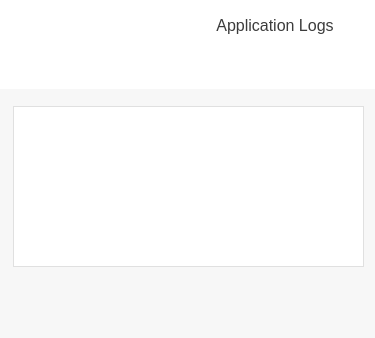
<?xml version="1.0" encoding="UTF-8"?>
<ui version="4.0">
 <class>Scr_Logs</class>
 <widget class="QDialog" name="Scr_Logs">
  <property name="geometry">
   <rect>
    <x>0</x>
    <y>0</y>
    <width>375</width>
    <height>338</height>
   </rect>
  </property>
  <property name="windowTitle">
   <string>Safejumper</string>
  </property>
  <widget class="QFrame" name="frameLogo">
   <property name="geometry">
    <rect>
     <x>0</x>
     <y>0</y>
     <width>375</width>
     <height>89</height>
    </rect>
   </property>
   <property name="palette">
    <palette>
     <active>
      <colorrole role="Button">
       <brush brushstyle="SolidPattern">
        <color alpha="255">
         <red>255</red>
         <green>255</green>
         <blue>255</blue>
        </color>
       </brush>
      </colorrole>
      <colorrole role="Base">
       <brush brushstyle="SolidPattern">
        <color alpha="255">
         <red>255</red>
         <green>255</green>
         <blue>255</blue>
        </color>
       </brush>
      </colorrole>
      <colorrole role="Window">
       <brush brushstyle="SolidPattern">
        <color alpha="255">
         <red>255</red>
         <green>255</green>
         <blue>255</blue>
        </color>
       </brush>
      </colorrole>
     </active>
     <inactive>
      <colorrole role="Button">
       <brush brushstyle="SolidPattern">
        <color alpha="255">
         <red>255</red>
         <green>255</green>
         <blue>255</blue>
        </color>
       </brush>
      </colorrole>
      <colorrole role="Base">
       <brush brushstyle="SolidPattern">
        <color alpha="255">
         <red>255</red>
         <green>255</green>
         <blue>255</blue>
        </color>
       </brush>
      </colorrole>
      <colorrole role="Window">
       <brush brushstyle="SolidPattern">
        <color alpha="255">
         <red>255</red>
         <green>255</green>
         <blue>255</blue>
        </color>
       </brush>
      </colorrole>
     </inactive>
     <disabled>
      <colorrole role="Button">
       <brush brushstyle="SolidPattern">
        <color alpha="255">
         <red>255</red>
         <green>255</green>
         <blue>255</blue>
        </color>
       </brush>
      </colorrole>
      <colorrole role="Base">
       <brush brushstyle="SolidPattern">
        <color alpha="255">
         <red>255</red>
         <green>255</green>
         <blue>255</blue>
        </color>
       </brush>
      </colorrole>
      <colorrole role="Window">
       <brush brushstyle="SolidPattern">
        <color alpha="255">
         <red>255</red>
         <green>255</green>
         <blue>255</blue>
        </color>
       </brush>
      </colorrole>
     </disabled>
    </palette>
   </property>
   <property name="autoFillBackground">
    <bool>false</bool>
   </property>
   <property name="styleSheet">
    <string notr="true">QFrame
{
  background-color: #ffffff;
  border: 0;
}</string>
   </property>
   <property name="frameShape">
    <enum>QFrame::StyledPanel</enum>
   </property>
   <property name="frameShadow">
    <enum>QFrame::Raised</enum>
   </property>
   <widget class="QGraphicsView" name="gvLogoRound">
    <property name="geometry">
     <rect>
      <x>13</x>
      <y>16</y>
      <width>57</width>
      <height>57</height>
     </rect>
    </property>
    <property name="focusPolicy">
     <enum>Qt::NoFocus</enum>
    </property>
    <property name="styleSheet">
     <string notr="true">QGraphicsView
{
  border-image: url(:/imgs/logo2.png);
}</string>
    </property>
    <property name="interactive">
     <bool>false</bool>
    </property>
   </widget>
   <widget class="QPushButton" name="b_LogoBack">
    <property name="geometry">
     <rect>
      <x>6</x>
      <y>16</y>
      <width>71</width>
      <height>57</height>
     </rect>
    </property>
    <property name="cursor">
     <cursorShape>PointingHandCursor</cursorShape>
    </property>
    <property name="focusPolicy">
     <enum>Qt::NoFocus</enum>
    </property>
    <property name="styleSheet">
     <string notr="true">QPushButton
{
	border:0px;
	color: #ff0000;
background: transparent;
border-image: url(:/imgs/logo3-norm.png);
}
QPushButton:hover
{
border-image: url(:/imgs/logo3.png);
}</string>
    </property>
    <property name="text">
     <string/>
    </property>
   </widget>
   <widget class="QPushButton" name="b_AppLogs">
    <property name="geometry">
     <rect>
      <x>190</x>
      <y>11</y>
      <width>170</width>
      <height>28</height>
     </rect>
    </property>
    <property name="font">
     <font>
      <family>Helvetica Neue</family>
      <pointsize>12</pointsize>
     </font>
    </property>
    <property name="focusPolicy">
     <enum>Qt::NoFocus</enum>
    </property>
    <property name="styleSheet">
     <string notr="true">QPushButton
{
	border:0px;
color: #3c3c3c;
background: transparent;
border-image: url(:/imgs/b-applicationlogs.png);
}</string>
    </property>
    <property name="text">
     <string>Application Logs</string>
    </property>
   </widget>
   <widget class="QPushButton" name="b_CopyToClipboard">
    <property name="geometry">
     <rect>
      <x>190</x>
      <y>47</y>
      <width>170</width>
      <height>25</height>
     </rect>
    </property>
    <property name="cursor">
     <cursorShape>PointingHandCursor</cursorShape>
    </property>
    <property name="focusPolicy">
     <enum>Qt::NoFocus</enum>
    </property>
    <property name="styleSheet">
     <string notr="true">QPushButton
{
	border:0px;
	color: #ffffff;
	border-image: url(:/imgs/b-copytoclipboard-norm.png);
}
QPushButton:hover:!pressed
{
	border-image: url(:/imgs/b-copytoclipboard-hover.png);
}
QPushButton:pressed
{
	border-image: url(:/imgs/b-copytoclipboard-pressed.png);
}</string>
    </property>
    <property name="text">
     <string/>
    </property>
   </widget>
  </widget>
  <widget class="QFrame" name="frameBottom">
   <property name="geometry">
    <rect>
     <x>0</x>
     <y>89</y>
     <width>375</width>
     <height>251</height>
    </rect>
   </property>
   <property name="palette">
    <palette>
     <active>
      <colorrole role="Button">
       <brush brushstyle="SolidPattern">
        <color alpha="255">
         <red>247</red>
         <green>247</green>
         <blue>247</blue>
        </color>
       </brush>
      </colorrole>
      <colorrole role="Light">
       <brush brushstyle="SolidPattern">
        <color alpha="255">
         <red>255</red>
         <green>0</green>
         <blue>0</blue>
        </color>
       </brush>
      </colorrole>
      <colorrole role="Base">
       <brush brushstyle="SolidPattern">
        <color alpha="255">
         <red>247</red>
         <green>247</green>
         <blue>247</blue>
        </color>
       </brush>
      </colorrole>
      <colorrole role="Window">
       <brush brushstyle="SolidPattern">
        <color alpha="255">
         <red>247</red>
         <green>247</green>
         <blue>247</blue>
        </color>
       </brush>
      </colorrole>
     </active>
     <inactive>
      <colorrole role="Button">
       <brush brushstyle="SolidPattern">
        <color alpha="255">
         <red>247</red>
         <green>247</green>
         <blue>247</blue>
        </color>
       </brush>
      </colorrole>
      <colorrole role="Light">
       <brush brushstyle="SolidPattern">
        <color alpha="255">
         <red>255</red>
         <green>0</green>
         <blue>0</blue>
        </color>
       </brush>
      </colorrole>
      <colorrole role="Base">
       <brush brushstyle="SolidPattern">
        <color alpha="255">
         <red>247</red>
         <green>247</green>
         <blue>247</blue>
        </color>
       </brush>
      </colorrole>
      <colorrole role="Window">
       <brush brushstyle="SolidPattern">
        <color alpha="255">
         <red>247</red>
         <green>247</green>
         <blue>247</blue>
        </color>
       </brush>
      </colorrole>
     </inactive>
     <disabled>
      <colorrole role="Button">
       <brush brushstyle="SolidPattern">
        <color alpha="255">
         <red>247</red>
         <green>247</green>
         <blue>247</blue>
        </color>
       </brush>
      </colorrole>
      <colorrole role="Light">
       <brush brushstyle="SolidPattern">
        <color alpha="255">
         <red>255</red>
         <green>0</green>
         <blue>0</blue>
        </color>
       </brush>
      </colorrole>
      <colorrole role="Base">
       <brush brushstyle="SolidPattern">
        <color alpha="255">
         <red>247</red>
         <green>247</green>
         <blue>247</blue>
        </color>
       </brush>
      </colorrole>
      <colorrole role="Window">
       <brush brushstyle="SolidPattern">
        <color alpha="255">
         <red>247</red>
         <green>247</green>
         <blue>247</blue>
        </color>
       </brush>
      </colorrole>
     </disabled>
    </palette>
   </property>
   <property name="autoFillBackground">
    <bool>false</bool>
   </property>
   <property name="styleSheet">
    <string notr="true">QFrame
{
  background-color: #f7f7f7;
  border: 0;
}
</string>
   </property>
   <property name="frameShape">
    <enum>QFrame::StyledPanel</enum>
   </property>
   <property name="frameShadow">
    <enum>QFrame::Raised</enum>
   </property>
   <widget class="QLabel" name="line_1">
    <property name="geometry">
     <rect>
      <x>0</x>
      <y>0</y>
      <width>375</width>
      <height>3</height>
     </rect>
    </property>
    <property name="styleSheet">
     <string notr="true">QLabel
{
  border:0px;
  border-image: url(:/imgs/h-line.png);
}</string>
    </property>
    <property name="text">
     <string/>
    </property>
   </widget>
   <widget class="QPushButton" name="b_ContactSupport">
    <property name="geometry">
     <rect>
      <x>72</x>
      <y>194</y>
      <width>230</width>
      <height>41</height>
     </rect>
    </property>
    <property name="font">
     <font>
      <family>Helvetica Neue</family>
      <pointsize>10</pointsize>
     </font>
    </property>
    <property name="cursor">
     <cursorShape>PointingHandCursor</cursorShape>
    </property>
    <property name="focusPolicy">
     <enum>Qt::NoFocus</enum>
    </property>
    <property name="styleSheet">
     <string notr="true">QPushButton
{
  border:0px;
  color: #ffffff;
  border-image: url(:/imgs/b-contactsupport-norm.png);
}
QPushButton:hover:!pressed
{
  border-image: url(:/imgs/b-contactsupport-hover.png);
}
QPushButton:pressed
{
  border-image: url(:/imgs/b-contactsupport-pressed.png);
}</string>
    </property>
    <property name="text">
     <string/>
    </property>
   </widget>
   <widget class="QPlainTextEdit" name="e_Logs">
    <property name="geometry">
     <rect>
      <x>13</x>
      <y>17</y>
      <width>351</width>
      <height>161</height>
     </rect>
    </property>
    <property name="font">
     <font>
      <family>Helvetica Neue</family>
      <pointsize>12</pointsize>
     </font>
    </property>
    <property name="styleSheet">
     <string notr="true">QPlainTextEdit
{
background-color: #ffffff;
color: #2e2e2e;
border: 1px solid #e0e0e0;
}

</string>
    </property>
    <property name="horizontalScrollBarPolicy">
     <enum>Qt::ScrollBarAlwaysOff</enum>
    </property>
    <property name="readOnly">
     <bool>true</bool>
    </property>
    <property name="plainText">
     <string/>
    </property>
    <property name="placeholderText">
     <string/>
    </property>
   </widget>
  </widget>
 </widget>
 <resources/>
 <connections>
  <connection>
   <sender>b_ContactSupport</sender>
   <signal>clicked()</signal>
   <receiver>Scr_Logs</receiver>
   <slot>ShowSupportUrl()</slot>
   <hints>
    <hint type="sourcelabel">
     <x>186</x>
     <y>303</y>
    </hint>
    <hint type="destinationlabel">
     <x>187</x>
     <y>168</y>
    </hint>
   </hints>
  </connection>
  <connection>
   <sender>b_LogoBack</sender>
   <signal>clicked()</signal>
   <receiver>Scr_Logs</receiver>
   <slot>ToScr_Connect()</slot>
   <hints>
    <hint type="sourcelabel">
     <x>41</x>
     <y>44</y>
    </hint>
    <hint type="destinationlabel">
     <x>187</x>
     <y>168</y>
    </hint>
   </hints>
  </connection>
  <connection>
   <sender>b_CopyToClipboard</sender>
   <signal>clicked()</signal>
   <receiver>Scr_Logs</receiver>
   <slot>Clicked_Copytoclipboard()</slot>
   <hints>
    <hint type="sourcelabel">
     <x>274</x>
     <y>59</y>
    </hint>
    <hint type="destinationlabel">
     <x>187</x>
     <y>168</y>
    </hint>
   </hints>
  </connection>
 </connections>
</ui>
